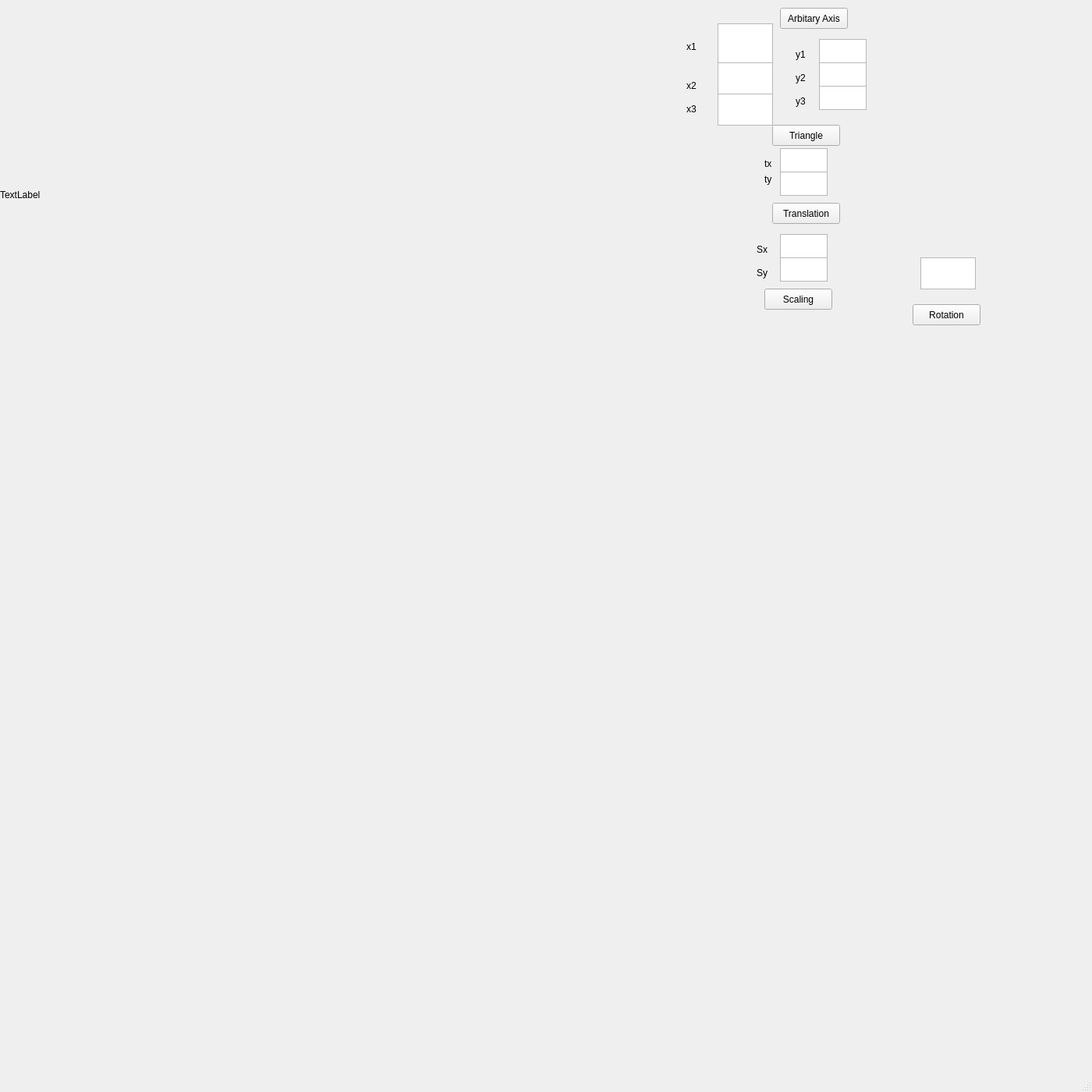
<?xml version="1.0" encoding="UTF-8"?>
<ui version="4.0">
 <class>MainWindow</class>
 <widget class="QMainWindow" name="MainWindow">
  <property name="geometry">
   <rect>
    <x>0</x>
    <y>0</y>
    <width>1400</width>
    <height>1400</height>
   </rect>
  </property>
  <property name="windowTitle">
   <string>MainWindow</string>
  </property>
  <widget class="QWidget" name="centralwidget">
   <widget class="QLabel" name="label">
    <property name="geometry">
     <rect>
      <x>0</x>
      <y>0</y>
      <width>500</width>
      <height>500</height>
     </rect>
    </property>
    <property name="text">
     <string>TextLabel</string>
    </property>
   </widget>
   <widget class="QPushButton" name="pushButton">
    <property name="geometry">
     <rect>
      <x>1000</x>
      <y>10</y>
      <width>87</width>
      <height>27</height>
     </rect>
    </property>
    <property name="text">
     <string>Arbitary Axis</string>
    </property>
   </widget>
   <widget class="QPushButton" name="pushButton_2">
    <property name="geometry">
     <rect>
      <x>990</x>
      <y>160</y>
      <width>87</width>
      <height>27</height>
     </rect>
    </property>
    <property name="text">
     <string>Triangle</string>
    </property>
   </widget>
   <widget class="QPushButton" name="pushButton_3">
    <property name="geometry">
     <rect>
      <x>990</x>
      <y>260</y>
      <width>87</width>
      <height>27</height>
     </rect>
    </property>
    <property name="text">
     <string>Translation</string>
    </property>
   </widget>
   <widget class="QTextEdit" name="textEdit">
    <property name="geometry">
     <rect>
      <x>1000</x>
      <y>190</y>
      <width>61</width>
      <height>31</height>
     </rect>
    </property>
   </widget>
   <widget class="QTextEdit" name="textEdit_2">
    <property name="geometry">
     <rect>
      <x>1000</x>
      <y>220</y>
      <width>61</width>
      <height>31</height>
     </rect>
    </property>
   </widget>
   <widget class="QLabel" name="label_2">
    <property name="geometry">
     <rect>
      <x>980</x>
      <y>200</y>
      <width>66</width>
      <height>19</height>
     </rect>
    </property>
    <property name="text">
     <string>tx</string>
    </property>
   </widget>
   <widget class="QLabel" name="label_3">
    <property name="geometry">
     <rect>
      <x>980</x>
      <y>220</y>
      <width>66</width>
      <height>19</height>
     </rect>
    </property>
    <property name="text">
     <string>ty</string>
    </property>
   </widget>
   <widget class="QTextEdit" name="textEdit_3">
    <property name="geometry">
     <rect>
      <x>920</x>
      <y>30</y>
      <width>71</width>
      <height>51</height>
     </rect>
    </property>
   </widget>
   <widget class="QTextEdit" name="textEdit_4">
    <property name="geometry">
     <rect>
      <x>1050</x>
      <y>50</y>
      <width>61</width>
      <height>31</height>
     </rect>
    </property>
   </widget>
   <widget class="QTextEdit" name="textEdit_5">
    <property name="geometry">
     <rect>
      <x>920</x>
      <y>80</y>
      <width>71</width>
      <height>41</height>
     </rect>
    </property>
   </widget>
   <widget class="QTextEdit" name="textEdit_6">
    <property name="geometry">
     <rect>
      <x>1050</x>
      <y>80</y>
      <width>61</width>
      <height>31</height>
     </rect>
    </property>
   </widget>
   <widget class="QTextEdit" name="textEdit_7">
    <property name="geometry">
     <rect>
      <x>920</x>
      <y>120</y>
      <width>71</width>
      <height>41</height>
     </rect>
    </property>
   </widget>
   <widget class="QTextEdit" name="textEdit_8">
    <property name="geometry">
     <rect>
      <x>1050</x>
      <y>110</y>
      <width>61</width>
      <height>31</height>
     </rect>
    </property>
   </widget>
   <widget class="QLabel" name="label_4">
    <property name="geometry">
     <rect>
      <x>880</x>
      <y>50</y>
      <width>66</width>
      <height>19</height>
     </rect>
    </property>
    <property name="text">
     <string>x1</string>
    </property>
   </widget>
   <widget class="QLabel" name="label_5">
    <property name="geometry">
     <rect>
      <x>1020</x>
      <y>60</y>
      <width>66</width>
      <height>19</height>
     </rect>
    </property>
    <property name="text">
     <string>y1</string>
    </property>
   </widget>
   <widget class="QLabel" name="label_6">
    <property name="geometry">
     <rect>
      <x>880</x>
      <y>100</y>
      <width>66</width>
      <height>19</height>
     </rect>
    </property>
    <property name="text">
     <string>x2</string>
    </property>
   </widget>
   <widget class="QLabel" name="label_7">
    <property name="geometry">
     <rect>
      <x>1020</x>
      <y>90</y>
      <width>66</width>
      <height>19</height>
     </rect>
    </property>
    <property name="text">
     <string>y2</string>
    </property>
   </widget>
   <widget class="QLabel" name="label_8">
    <property name="geometry">
     <rect>
      <x>880</x>
      <y>130</y>
      <width>66</width>
      <height>19</height>
     </rect>
    </property>
    <property name="text">
     <string>x3</string>
    </property>
   </widget>
   <widget class="QLabel" name="label_9">
    <property name="geometry">
     <rect>
      <x>1020</x>
      <y>120</y>
      <width>66</width>
      <height>19</height>
     </rect>
    </property>
    <property name="text">
     <string>y3</string>
    </property>
   </widget>
   <widget class="QTextEdit" name="textEdit_9">
    <property name="geometry">
     <rect>
      <x>1000</x>
      <y>300</y>
      <width>61</width>
      <height>31</height>
     </rect>
    </property>
   </widget>
   <widget class="QTextEdit" name="textEdit_10">
    <property name="geometry">
     <rect>
      <x>1000</x>
      <y>330</y>
      <width>61</width>
      <height>31</height>
     </rect>
    </property>
   </widget>
   <widget class="QLabel" name="label_10">
    <property name="geometry">
     <rect>
      <x>970</x>
      <y>310</y>
      <width>66</width>
      <height>19</height>
     </rect>
    </property>
    <property name="text">
     <string>Sx</string>
    </property>
   </widget>
   <widget class="QLabel" name="label_11">
    <property name="geometry">
     <rect>
      <x>970</x>
      <y>340</y>
      <width>66</width>
      <height>19</height>
     </rect>
    </property>
    <property name="text">
     <string>Sy</string>
    </property>
   </widget>
   <widget class="QPushButton" name="pushButton_4">
    <property name="geometry">
     <rect>
      <x>980</x>
      <y>370</y>
      <width>87</width>
      <height>27</height>
     </rect>
    </property>
    <property name="text">
     <string>Scaling</string>
    </property>
   </widget>
   <widget class="QTextEdit" name="textEdit_11">
    <property name="geometry">
     <rect>
      <x>1180</x>
      <y>330</y>
      <width>71</width>
      <height>41</height>
     </rect>
    </property>
   </widget>
   <widget class="QPushButton" name="pushButton_5">
    <property name="geometry">
     <rect>
      <x>1170</x>
      <y>390</y>
      <width>87</width>
      <height>27</height>
     </rect>
    </property>
    <property name="text">
     <string>Rotation</string>
    </property>
   </widget>
  </widget>
  <widget class="QMenuBar" name="menubar">
   <property name="geometry">
    <rect>
     <x>0</x>
     <y>0</y>
     <width>1400</width>
     <height>25</height>
    </rect>
   </property>
  </widget>
  <widget class="QStatusBar" name="statusbar"/>
 </widget>
 <resources/>
 <connections/>
</ui>
